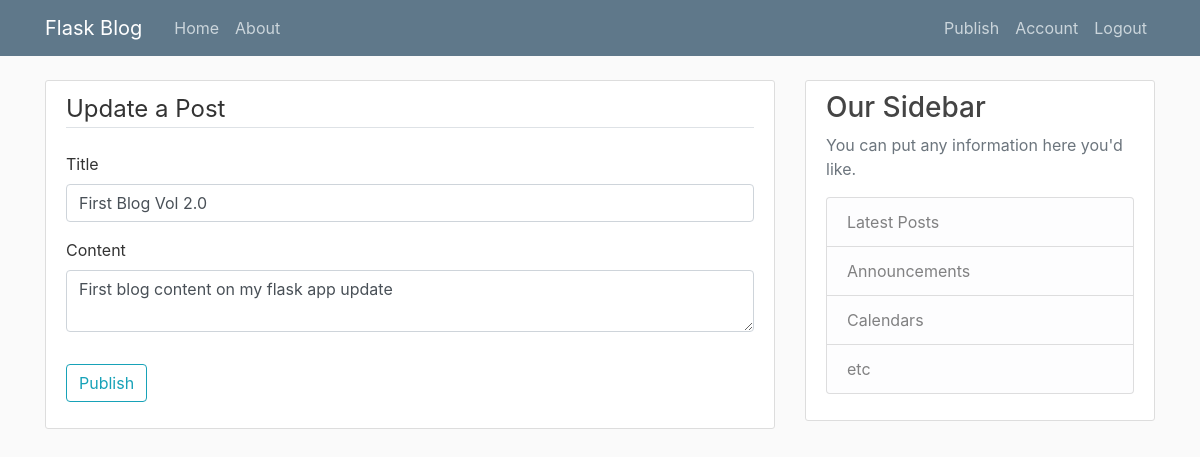
/publish/2/update (signed in), run on the app's committed database.
### flaskblog/models.py (models this page shows, shortened)
class Post(db.Model):
    id = db.Column(db.Integer, primary_key=True)
    title = db.Column(db.String(120), nullable=False, unique=True)
    content = db.Column(db.Text, nullable=False)
    date = db.Column(db.DateTime, nullable=False, default=datetime.utcnow)
    user_id = db.Column(db.Integer, db.ForeignKey('user.id'), nullable=False)

### flaskblog/posts/routes.py (the view)
@posts.route('/publish/<int:id>/update', methods=['GET','POST'])
def update_post(id):
    post = Post.query.get_or_404(id)
    if post.author != current_user:
        return redirect(url_for('posts.read_post', id=post.id))
    form = PublishForms()
    if request.method == 'GET':
        form.title.data = post.title
        form.content.data = post.content
    elif form.validate_on_submit():
        post.title = form.title.data
        post.content = form.content.data
        db.session.commit()
        flash('Your post has been updated', 'success')
        return redirect(url_for('posts.read_post', id=post.id))
    return render_template('publish.html', legend='Update a Post', form=form)

### flaskblog/posts/forms.py
class PublishForms(FlaskForm):
    title = StringField('Title', validators=[DataRequired(), Length(min=2)])
    content = TextAreaField('Content', validators=[DataRequired()])
    submit = SubmitField('Publish')

### flaskblog/models.py (called while the page is built)
@login_user.user_loader
def load_user(user_id):
    return User.query.get(int(user_id))

### flaskblog/templates/publish.html
{% extends 'base.html' %}
{% block content %}
<div class="content-section">
    <form method="post">{{form.hidden_tag()}}
        <fieldset class="form-group">
            <legend class="border-bottom mb-4">{{legend}}</legend>
            <div class="form-group">
                {{ form.title.label(class="form-control-label") }}
                {{ form.title(class="form-control") }}
            </div>
            <div class="form-group">
                {{ form.content.label(class="form-control-label") }}
                {{ form.content(class="form-control") }}
            </div>
        </fieldset>
        <div class="form-group">
            {{ form.submit(class="btn btn-outline-info") }}
        </div>
    </form>
</div>
{% endblock content %}

### flaskblog/static/main.css (style rules this page uses)
body { background: #fafafa; color: #333333; margin-top: 5rem; }
.content-section { background: #ffffff; padding: 10px 20px; border: 1px solid #dddddd; border-radius: 3px; margin-bottom: 20px; }

### data on the page
Post: title "First Blog Vol 2.0", content "First blog content on my flask app update"

### other printed values
{{ legend }} "Update a Post"
